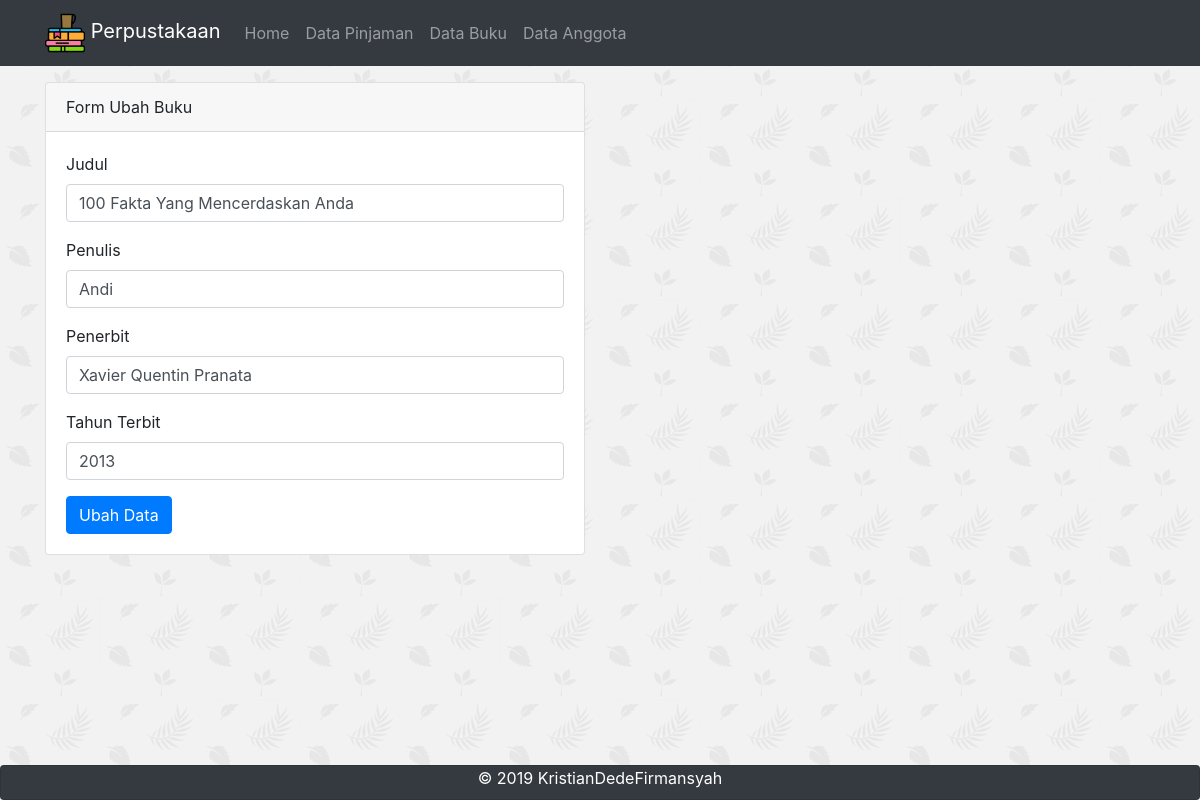
Screenshot of /Perpustakaan_UTS/buku/ubah/8 with the database file from the repository.
### tables this page shows
CREATE TABLE `buku` (
  `id_buku` int(5) NOT NULL,
  `judul` varchar(50) NOT NULL,
  `penulis` varchar(50) NOT NULL,
  `penerbit` varchar(50) NOT NULL,
  `tahun_terbit` int(4) NOT NULL
);

### Perpustakaan_UTS/application/controllers/Buku.php (called while the page is built, shortened)
<?php
class Buku extends CI_Controller{
    public function __construct()
    {
        $this->load->model('Buku_model');
    }
    public function ubah($id)
    {
        $data['judul'] = 'Ubah Data Buku';
        $data['buku'] = $this->Buku_model->getBukuById($id);
        $this->load->view('templates/header', $data);
        $this->load->view('buku/ubah', $data);
        $this->load->view('templates/footer');
    }
}

### Perpustakaan_UTS/index.php (called while the page is built, shortened)
<?php
require_once BASEPATH.'core/CodeIgniter.php';

### Perpustakaan_UTS/application/models/Buku_model.php (called while the page is built, shortened)
<?php
class Buku_model extends CI_model{
    public function getBukuById($id)
    {
        return $this->db->get_where('buku', ['id_buku'=> $id])->row_array();
    }
}

### Perpustakaan_UTS/application/views/buku/ubah.php (the view, shortened to what this page needs)
<div class="container">
    <div class="row mt-3">
        <div class="col-md-6">
        <div class="card">
            <div class="card-header">
                Form Ubah Buku
            </div>
            <div class="card-body">
                <form action="<?= base_url(); ?>buku/aksiUbahBuku" method="post">
                    <div class="form-group">
                        <label for="judul">Judul</label>
                        <input type="text" class="form-control" id="judul" name="judul" value="<?= $buku['judul'] ?>" required>
                    </div>
                    <div class="form-group">
                        <label for="penulis">Penulis</label>
                        <input type="text" class="form-control" id="penulis" name="penulis" value="<?= $buku['penulis'] ?>" required>
                    </div>
                    <div class="form-group">
                        <label for="penerbit">Penerbit</label>
                        <input type="text" class="form-control" id="penerbit" name="penerbit" value="<?= $buku['penerbit'] ?>" required>
                    </div>
                    <div class="form-group">
                        <label for="tahun">Tahun Terbit</label>
                        <input type="number" class="form-control" id="tahun" name="tahun" value="<?= $buku['tahun_terbit'] ?>" required>
                    </div>
                    <button type="submit" class="btn btn-primary" name="ubah" float="rigth">Ubah Data</button>
                </form>
            </div>
         </div>
        </div>
    </div>
</div>

### rows the page displays
buku: judul "100 Fakta Yang Mencerdaskan Anda", penulis "Andi", penerbit "Xavier Quentin Pranata", tahun "2013"
